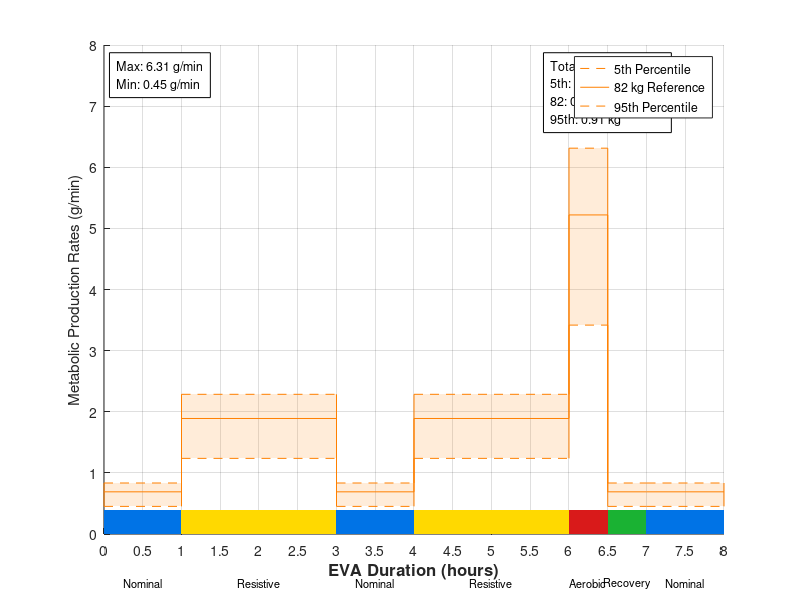

This chart was generated by the following MATLAB code: (Note: this script raises an error after producing the figure.)
clc; clear; close all;
figure('Units', 'normalized', 'Position', [0.05 0.1 0.9 0.8]);

% NEW Upper Bound EVA Metabolic Rates: 1 hour nominal activity, 2 hours of resistive activity, 1 hour nominal, 2 hrs resistive, 30 min of aerobic activity, 30 recovery, 1 hr nominal
% MetMan Data (outputs in g/min)

% nominal
CO2_82_nom = 0.69;

% aerobic
CO2_82_aero = 5.22;

% resistive
CO2_82_resist = 1.89;

% recovery
CO2_82_recovery = 0.69;

% Percentile Masses (kg)
M_5th = 53.685;
M_95th = 99.157;

% CALCULATIONS
% nominal
CO2_5th_nom = (CO2_82_nom)*(M_5th/82);
CO2_95th_nom = (CO2_82_nom)*(M_95th/82);

% aerobic
CO2_5th_aero = (CO2_82_aero)*(M_5th/82);
CO2_95th_aero = (CO2_82_aero)*(M_95th/82);

% resistive
CO2_5th_resist = (CO2_82_resist)*(M_5th/82);
CO2_95th_resist = (CO2_82_resist)*(M_95th/82);

% recovery
CO2_5th_recovery = (CO2_82_recovery)*(M_5th/82);
CO2_95th_recovery = (CO2_82_recovery)*(M_95th/82);

%%%%%%%%%%%%%%%%%%%%%%%%%%%%%%%%%%%%%%%%%%%%%%%%%%%%%%%%%%%%%%%%%%%%%
% PLOT
hold on;

% Time boundaries (one more entry than there are chunks)
t = [0 1 3 4 6 6.5 7 8];


% Activity zone for each chunk (nom, aero, resist, or recovery)
zones = {'nom', 'resist', 'nom', 'resist','aero', 'recovery', 'nom'};

% Zone colors: blue, red, yellow, green
zone_names  = {'nom', 'aero', 'resist', 'recovery'};
zone_colors = [0 0.45 0.9;    % nominal  - blue
               0.85 0.1 0.1;  % aerobic  - red
               1 0.85 0;      % resistive - yellow
               0.1 0.7 0.2];  % recovery - green

% Task name for each chunk
tasks = {'Nominal', 'Resistive', 'Nominal', 'Resistive','Aerobic', 'Recovery', 'Nominal'};

% Creating the horizontal lines
co2_5th  = [CO2_5th_nom  CO2_5th_resist  CO2_5th_nom  CO2_5th_resist  CO2_5th_aero  CO2_5th_recovery  CO2_5th_nom];
co2_82   = [CO2_82_nom   CO2_82_resist   CO2_82_nom   CO2_82_resist   CO2_82_aero   CO2_82_recovery   CO2_82_nom];
co2_95th = [CO2_95th_nom CO2_95th_resist CO2_95th_nom CO2_95th_resist CO2_95th_aero CO2_95th_recovery CO2_95th_nom];


% Draw each chunk
for k = 1:length(tasks)
    x = [t(k) t(k+1)];

    % shaded 5th-95th region
    line_color = [1 0.5 0];
    fill([x fliplr(x)], [co2_5th(k) co2_5th(k) co2_95th(k) co2_95th(k)], line_color, ...
        'FaceAlpha', 0.15, 'EdgeColor', 'none', 'HandleVisibility', 'off')

    % lines
    plot(x, [co2_5th(k) co2_5th(k)], '--', 'Color', line_color)
    plot(x, [co2_82(k) co2_82(k)], '-', 'Color', line_color)
    plot(x, [co2_95th(k) co2_95th(k)], '--', 'Color', line_color)

    % task label centered under the chunk
    text(mean(x), -0.8, tasks{k}, 'HorizontalAlignment', 'center', 'FontSize', 8,'Clipping', 'off')

    % colored zone bar along the bottom of the plot
    c = zone_colors(strcmp(zone_names, zones{k}), :);
    fill([x fliplr(x)], [0 0 0.4 0.4], c, 'EdgeColor', 'none', 'HandleVisibility', 'off')

    
end

% Vertical connectors between chunks

for k = 1:length(tasks)-1
    xb = t(k+1);   % boundary between chunk k and k+1
    plot([xb xb], [co2_5th(k)  co2_5th(k+1)],  '-', 'Color', line_color, 'HandleVisibility', 'off')
    plot([xb xb], [co2_95th(k) co2_95th(k+1)], '-', 'Color', line_color, 'HandleVisibility', 'off')
    plot([xb xb], [co2_82(k) co2_82(k+1)], '-', 'Color', line_color, 'HandleVisibility', 'off')
end

% End caps (left edge of first chunk, right edge of last chunk)
plot([t(1) t(1)],     [co2_5th(1)   co2_95th(1)],   '-', 'Color', line_color, 'HandleVisibility', 'off')
plot([t(end) t(end)], [co2_5th(end) co2_95th(end)], '-', 'Color', line_color, 'HandleVisibility', 'off')

ylim([0 8])
yticks(0:1:8)
xlim([0 t(end)])
xticks(0:0.5:t(end))
grid on;

% Max/min box (top left)
max_val = max(co2_95th);   % highest 95th percentile rate
min_val = min(co2_5th);    % lowest 5th percentile rate
text(0.02, 0.97, sprintf('Max: %.2f g/min\nMin: %.2f g/min', max_val, min_val), ...
    'Units', 'normalized', 'VerticalAlignment', 'top', 'FontSize', 9, ...
    'BackgroundColor', 'w', 'EdgeColor', 'k', 'Margin', 5)

% Totals (top right)
% Duration of each chunk in minutes (since each activity lasts different amounts of time)
dt = diff(t)*60;

% Total water vapor (g -> kg)
tot_co2_5th  = sum(co2_5th .*dt)/1000;
tot_co2_82   = sum(co2_82  .*dt)/1000;
tot_co2_95th = sum(co2_95th.*dt)/1000;

text(0.72, 0.97, sprintf('Total CO2 Produced\n5th: %.2f kg\n82: %.2f kg\n95th: %.2f kg', tot_co2_5th, tot_co2_82, tot_co2_95th), ...
    'Units', 'normalized', 'VerticalAlignment', 'top', 'FontSize', 9, ...
    'BackgroundColor', 'w', 'EdgeColor', 'k', 'Margin', 5)

legend("5th Percentile", "82 kg Reference", "95th Percentile")
xlabel("EVA Duration (hours)", 'FontSize', 12, 'FontWeight', 'bold')
ylabel("Metabolic Production Rates (g/min)")
subtitle("Upper Bound EVA Metabolic Loads")
title("CO2 Production Rates with Changing Activity Zones")

% main plot layout: [left bottom width height]
ax = gca;
ax.Position = [0.05 0.2 0.85 0.72];
ax.XLabel.Position(2) = -1.5;

% Zone key
zone_labels = {'Nominal', 'Aerobic', 'Resistive', 'Recovery'};
kax = axes('Position', [0.92 0.45 0.02 0.2]);
hold(kax, 'on')
for i = 1:4
    fill(kax, [0 1 1 0], [4-i 4-i 5-i 5-i], zone_colors(i,:), 'EdgeColor', 'k')
    text(kax, 1.3, 4.5-i, zone_labels{i}, 'FontSize', 8, 'VerticalAlignment', 'middle')
end
xlim(kax, [0 1])
ylim(kax, [0 4])
axis(kax, 'off')
